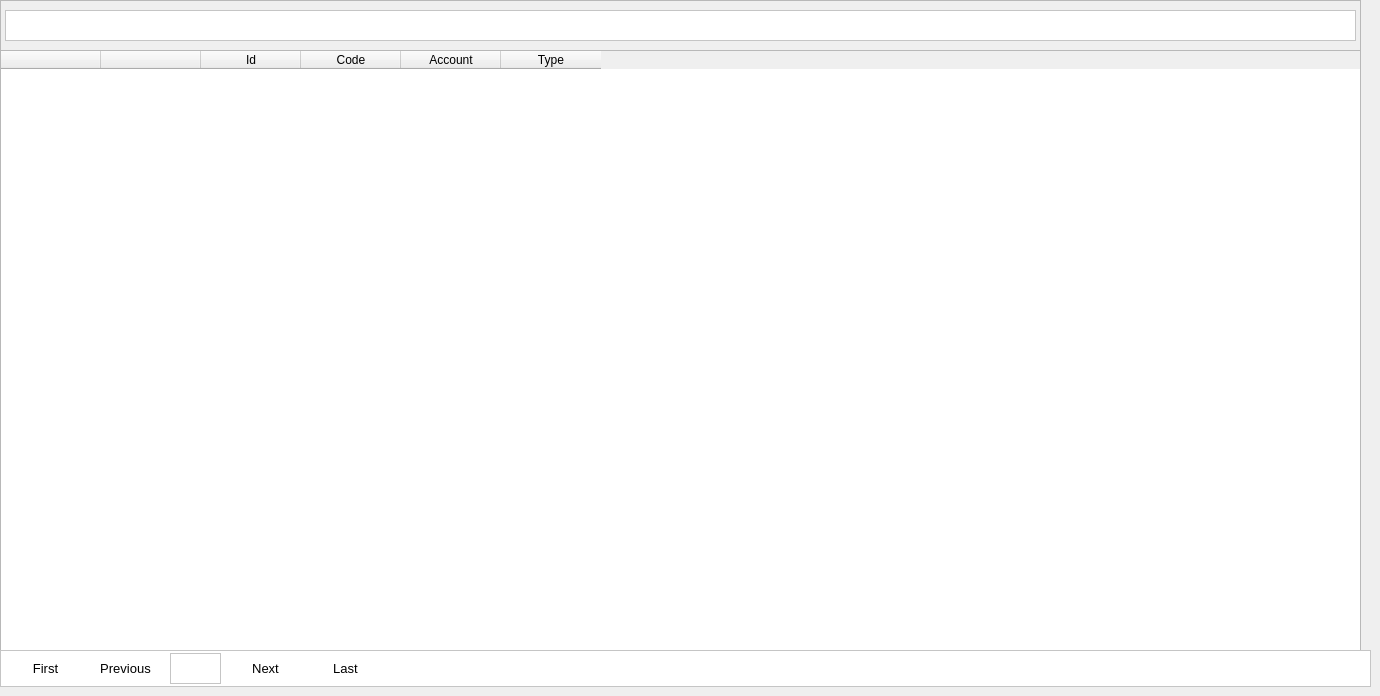
    <widget class="QWidget" name="tabAccount">
     <attribute name="title">
      <string>Account</string>
     </attribute>
     <widget class="QFrame" name="frame_5">
      <property name="geometry">
       <rect>
        <x>0</x>
        <y>0</y>
        <width>1361</width>
        <height>651</height>
       </rect>
      </property>
      <property name="frameShape">
       <enum>QFrame::StyledPanel</enum>
      </property>
      <property name="frameShadow">
       <enum>QFrame::Raised</enum>
      </property>
      <widget class="QTableWidget" name="tableWidgetAccount">
       <property name="geometry">
        <rect>
         <x>0</x>
         <y>50</y>
         <width>1361</width>
         <height>601</height>
        </rect>
       </property>
       <property name="minimumSize">
        <size>
         <width>1361</width>
         <height>0</height>
        </size>
       </property>
       <column>
        <property name="text">
         <string/>
        </property>
       </column>
       <column>
        <property name="text">
         <string/>
        </property>
       </column>
       <column>
        <property name="text">
         <string>Id</string>
        </property>
       </column>
       <column>
        <property name="text">
         <string>Code</string>
        </property>
       </column>
       <column>
        <property name="text">
         <string>Account</string>
        </property>
       </column>
       <column>
        <property name="text">
         <string>Type</string>
        </property>
       </column>
      </widget>
      <widget class="QTextEdit" name="textEditAccountFilter">
       <property name="geometry">
        <rect>
         <x>5</x>
         <y>10</y>
         <width>1351</width>
         <height>31</height>
        </rect>
       </property>
       <property name="font">
        <font>
         <family>Segoe UI</family>
         <pointsize>10</pointsize>
        </font>
       </property>
       <property name="styleSheet">
        <string notr="true">background-color: rgb(255, 255, 255);
color: rgb(0, 0, 0);</string>
       </property>
      </widget>
     </widget>
     <widget class="QFrame" name="frame_6">
      <property name="geometry">
       <rect>
        <x>0</x>
        <y>650</y>
        <width>1371</width>
        <height>37</height>
       </rect>
      </property>
      <property name="styleSheet">
       <string notr="true">background-color: rgb(255, 255, 255);
color: rgb(255, 255, 255);</string>
      </property>
      <property name="frameShape">
       <enum>QFrame::StyledPanel</enum>
      </property>
      <property name="frameShadow">
       <enum>QFrame::Raised</enum>
      </property>
      <widget class="QPushButton" name="pushButtonAccountFirst">
       <property name="geometry">
        <rect>
         <x>10</x>
         <y>0</y>
         <width>71</width>
         <height>37</height>
        </rect>
       </property>
       <property name="font">
        <font>
         <family>Segoe UI</family>
         <pointsize>10</pointsize>
        </font>
       </property>
       <property name="styleSheet">
        <string notr="true">color: rgb(0, 0, 0);</string>
       </property>
       <property name="text">
        <string>First</string>
       </property>
       <property name="flat">
        <bool>true</bool>
       </property>
      </widget>
      <widget class="QPushButton" name="pushButtonAccountPrevious">
       <property name="geometry">
        <rect>
         <x>90</x>
         <y>0</y>
         <width>71</width>
         <height>37</height>
        </rect>
       </property>
       <property name="font">
        <font>
         <family>Segoe UI</family>
         <pointsize>10</pointsize>
        </font>
       </property>
       <property name="styleSheet">
        <string notr="true">color: rgb(0, 0, 0);</string>
       </property>
       <property name="text">
        <string>Previous</string>
       </property>
       <property name="flat">
        <bool>true</bool>
       </property>
      </widget>
      <widget class="QPushButton" name="pushButtonAccountNext">
       <property name="geometry">
        <rect>
         <x>230</x>
         <y>0</y>
         <width>71</width>
         <height>37</height>
        </rect>
       </property>
       <property name="font">
        <font>
         <family>Segoe UI</family>
         <pointsize>10</pointsize>
        </font>
       </property>
       <property name="styleSheet">
        <string notr="true">color: rgb(0, 0, 0);</string>
       </property>
       <property name="text">
        <string>Next</string>
       </property>
       <property name="flat">
        <bool>true</bool>
       </property>
      </widget>
      <widget class="QPushButton" name="pushButtonAccountLast">
       <property name="geometry">
        <rect>
         <x>310</x>
         <y>0</y>
         <width>71</width>
         <height>37</height>
        </rect>
       </property>
       <property name="font">
        <font>
         <family>Segoe UI</family>
         <pointsize>10</pointsize>
        </font>
       </property>
       <property name="styleSheet">
        <string notr="true">color: rgb(0, 0, 0);</string>
       </property>
       <property name="text">
        <string>Last</string>
       </property>
       <property name="flat">
        <bool>true</bool>
       </property>
      </widget>
      <widget class="QTextEdit" name="textEditPageAccountNumber">
       <property name="geometry">
        <rect>
         <x>170</x>
         <y>3</y>
         <width>51</width>
         <height>31</height>
        </rect>
       </property>
       <property name="font">
        <font>
         <family>Segoe UI</family>
         <pointsize>10</pointsize>
        </font>
       </property>
       <property name="styleSheet">
        <string notr="true">color: rgb(0, 0, 0);</string>
       </property>
       <property name="readOnly">
        <bool>true</bool>
       </property>
      </widget>
     </widget>
    </widget>
